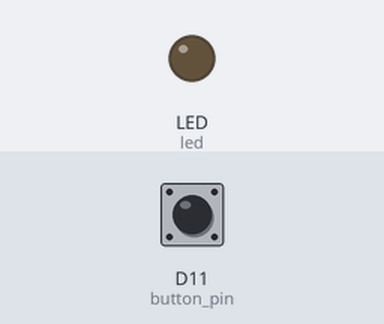
The program below on a simulated CircuitPython board. On the bench: output pins drawn as LEDs (lit = HIGH). Inputs (shaded band) come from the test bench; at power-on: D11 (button_pin) HIGH.

Above: at 1.2 s.
1.3 s: D11 (button_pin) pulled LOW for 0.15 s
At 2.5 s:
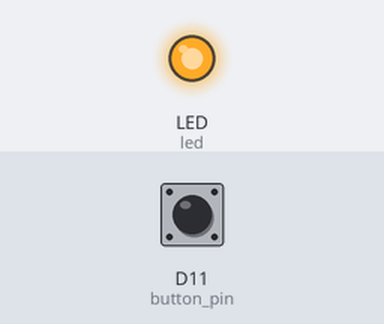
2.9 s: D11 (button_pin) pulled LOW for 1 s
At 4.0 s:
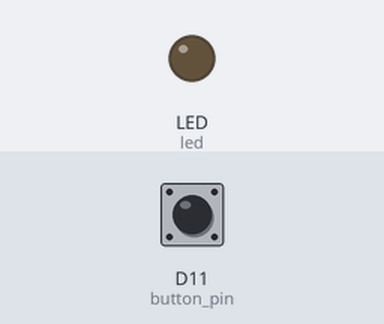
5.4 s: D11 (button_pin) pulled LOW for 3.2 s
At 5.9 s:
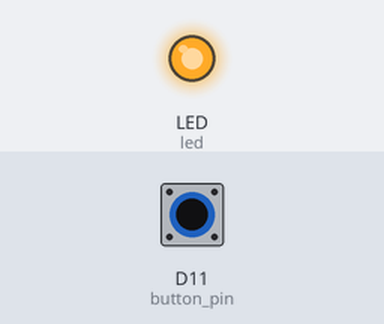
Timing chart, 0 to 8.4 s (numbered marks = the images above; inputs shaded):
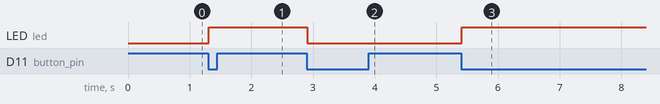

Measured:
- after the input at 1.3 s, LED (led): LOW → HIGH at once
- after the input at 2.9 s, LED (led): HIGH → LOW at once
- after the input at 5.4 s, LED (led): LOW → HIGH at once

The program:

code.py
```python
"""
This example uses the adafruit_debouncer library to make dealing with buttons a little easier
"""

import board
import time
from digitalio import DigitalInOut, Direction, Pull
from adafruit_debouncer import Debouncer

led = DigitalInOut(board.LED)
led.direction = Direction.OUTPUT

button_pin = DigitalInOut(board.D11)
button_pin.direction = Direction.INPUT
button_pin.pull = Pull.UP
button = Debouncer(button_pin)

state = 0

while True:
  button.update()

  if button.fell:
    state = 1 - state

  if state == 1:
    led.value = True
  else:
    led.value = False
```
